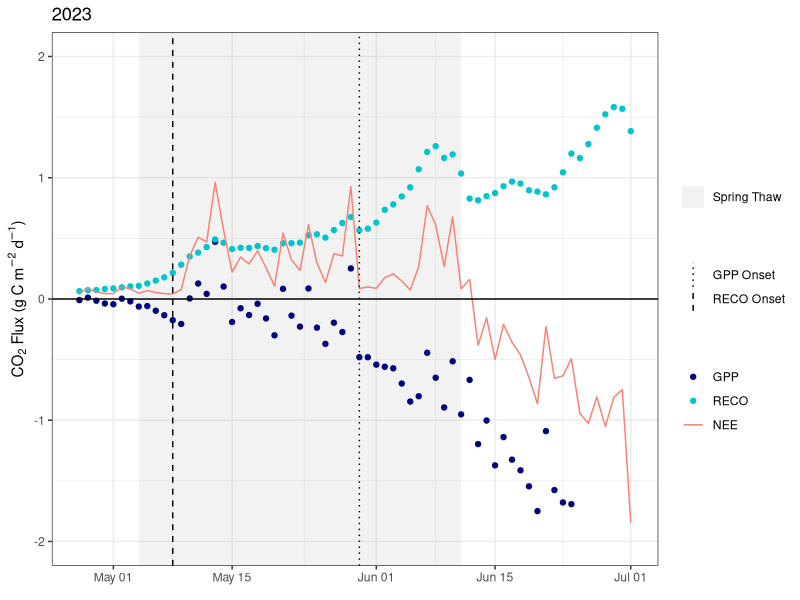
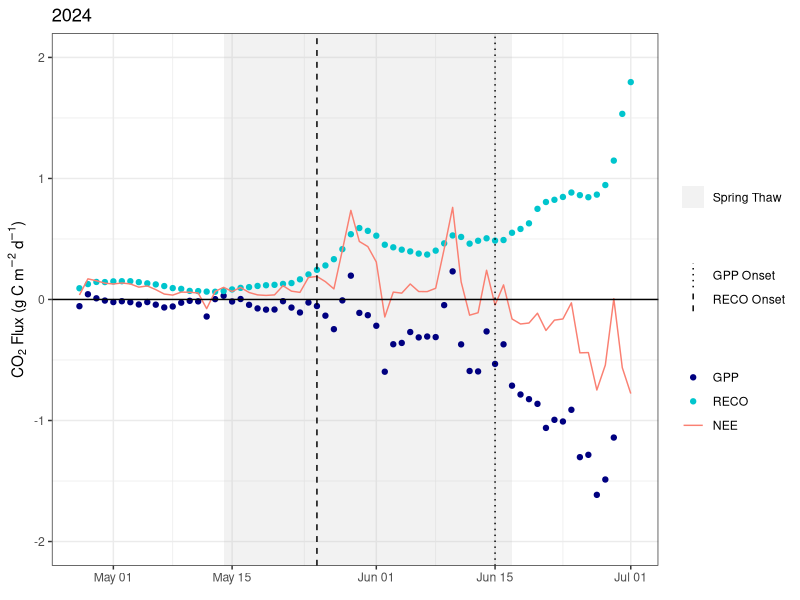
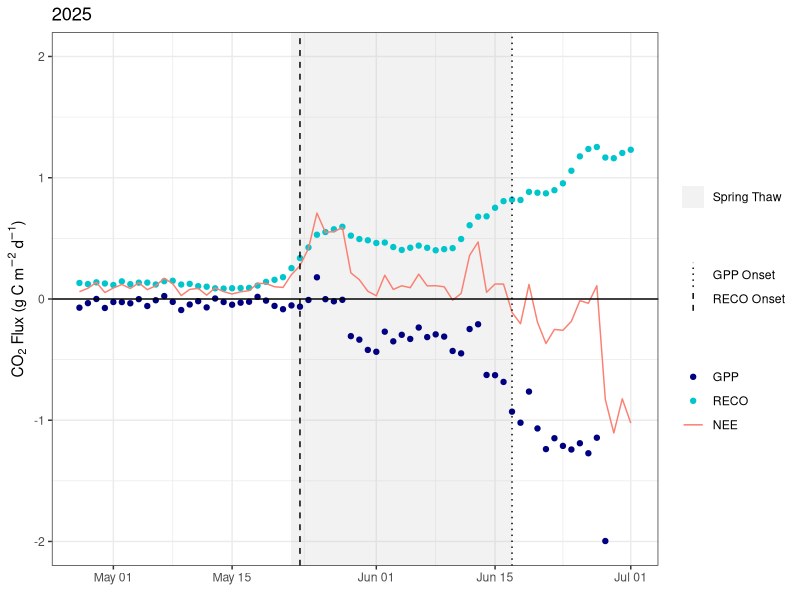
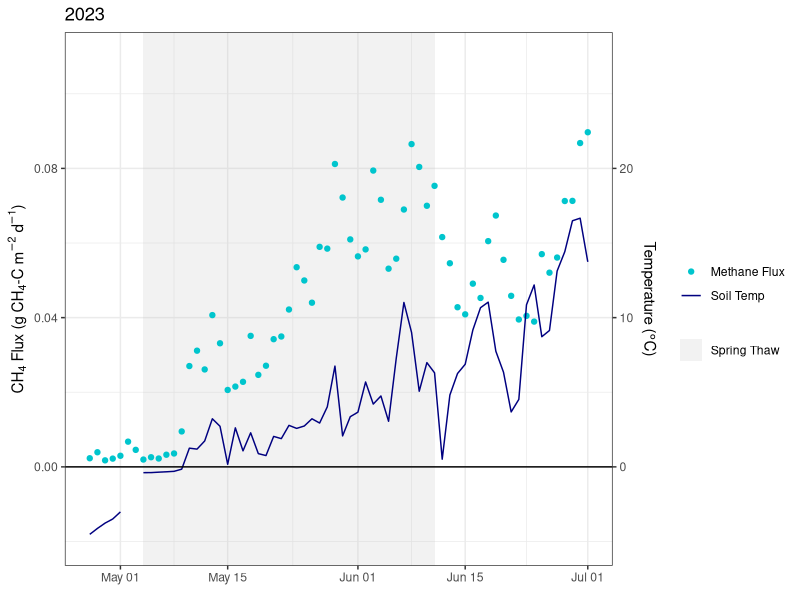
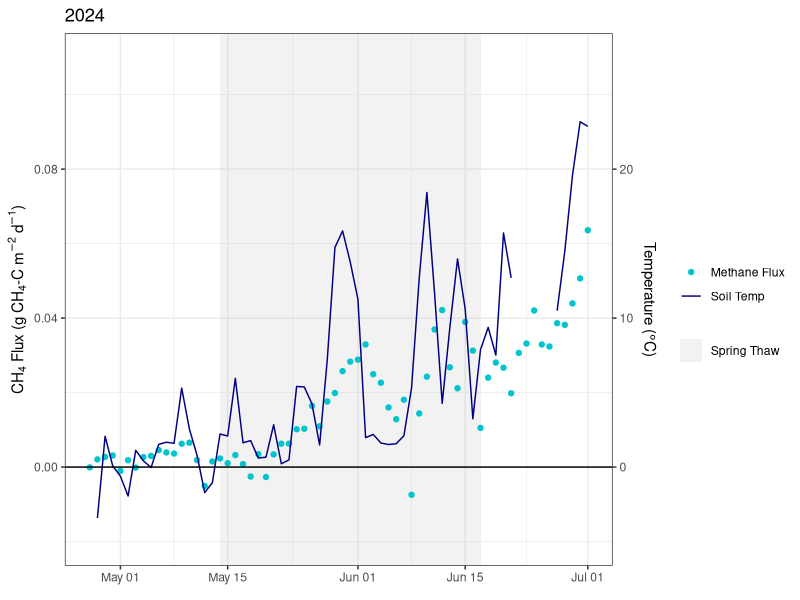
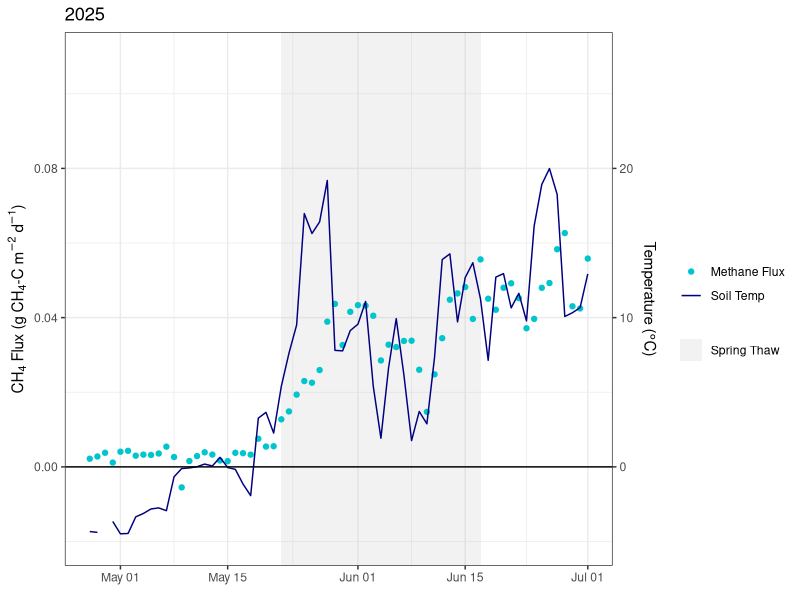

R code for these plots, in order:
## ---- chunk 1
knitr::opts_chunk$set(echo = TRUE)
## ---- chunk 2

rm(list = ls())
Sys.setenv(TZ = "UTC")

library(data.table)
library(ggplot2)
library(lubridate)
library(tidyverse)
library(gridExtra) 
library(patchwork)

## ---- chunk 3

df_avg_23_24 <- fread('./output_files/three_years_daily_avg.csv')

## ---- chunk 4

max_gpp_2023 <- max(df_avg_23_24$GPP_F[df_avg_23_24$season_year == 2023], na.rm = TRUE)
max_gpp_2024 <- max(df_avg_23_24$GPP_F[df_avg_23_24$season_year == 2024], na.rm = TRUE)
max_gpp_2025 <- max(df_avg_23_24$GPP_F[df_avg_23_24$season_year == 2025], na.rm = TRUE)

max_reco_2023 <- max(df_avg_23_24$RECO[df_avg_23_24$season_year == 2023], na.rm = TRUE)
max_reco_2024 <- max(df_avg_23_24$RECO[df_avg_23_24$season_year == 2024], na.rm = TRUE)
max_reco_2025 <- max(df_avg_23_24$RECO[df_avg_23_24$season_year == 2025], na.rm = TRUE)


shade_data_23 <- data.frame(
  xmin = as.Date("2023-05-04"),
  xmax = as.Date("2023-06-11"),
  ymin = -Inf,
  ymax = Inf,
  label = "Spring Thaw"
)

shade_data_24 <- data.frame(
  xmin = as.Date("2024-05-14"),
  xmax = as.Date("2024-06-17"),
  ymin = -Inf,
  ymax = Inf,
  label = "Spring Thaw"
)

shade_data_25 <- data.frame(
  xmin = as.Date("2025-05-22"),
  xmax = as.Date("2025-06-17"),
  ymin = -Inf,
  ymax = Inf,
  label = "Spring Thaw"
)




onset23ts <- ggplot(data = df_avg_23_24, aes(x=date))+
  theme_bw()+
  geom_rect(data = shade_data_23, 
            aes(xmin = xmin, xmax = xmax, ymin = ymin, ymax = ymax, fill = "Spring Thaw"),
            alpha = 0.2, inherit.aes = FALSE)+
  geom_point(aes(y = -GPP_F*60*60*24*(1/1000000)*12, color = "GPP"))+
  geom_point(aes(y = RECO*60*60*24*(1/1000000)*12, color = "RECO")) +
  geom_line(aes(y = FC_F*60*60*24*(1/1000000)*12, color = "NEE"))+
  # geom_line(aes(y = TS_1_0_1*(1/6), color = "Soil Temp"))+
  geom_hline(yintercept=0, col="black")+
  # geom_hline(yintercept=-max_gpp_2023*0.1, col="darkgreen", linetype = "dashed")+
  # geom_hline(yintercept=max_reco_2023*0.1, col="darkgreen", linetype = "dashed")+
  # geom_vline(xintercept = as.Date("2023-05-04"))+
  # geom_vline(xintercept = as.Date("2023-06-11"))+
  geom_vline(aes(xintercept = as.Date("2023-05-30"), linetype = "GPP Onset"))+
  geom_vline(aes(xintercept = as.Date("2023-05-08"), linetype = "RECO Onset"))+
  scale_y_continuous(limits = c(-2, 2), expression('CO'[2]*' Flux (g C'~m^-2~d^-1*')')
                    # ,sec.axis = sec_axis(~ . *6, name = expression('Soil Temp ('*degree*'C)'))
                     )+
  scale_color_manual(name = " ",
            values = c("GPP" = "navy", 
                      "RECO" = "turquoise3", 
                      "NEE" = "salmon", 
                      "Soil Temp" = "mediumorchid"),
            breaks = c("GPP", "RECO", 
              "NEE", "Soil Temp")) +
  scale_fill_manual(name = "", values = c("Spring Thaw" = "gray")) +
  scale_linetype_manual(name = "", values = c("RECO Onset" = "dashed", "GPP Onset"= "dotted"))+
  labs(
    title = expression("2023")
  ) +
  scale_x_date(name = expression(""), limits = as.Date(c('2023-04-27', '2023-07-01')))

onset23ts

onset24ts <- ggplot(data = df_avg_23_24, aes(x=date))+
  theme_bw()+
  geom_rect(data = shade_data_24, 
            aes(xmin = xmin, xmax = xmax, ymin = ymin, ymax = ymax, fill = "Spring Thaw"),
            alpha = 0.2, inherit.aes = FALSE)+
  geom_point(aes(y = -GPP_F*60*60*24*(1/1000000)*12, color = "GPP"))+
  geom_point(aes(y = RECO*60*60*24*(1/1000000)*12, color = "RECO")) +
  geom_line(aes(y = FC_F*60*60*24*(1/1000000)*12, color = "NEE"))+
  # geom_line(aes(y = TS_1_0_1*(1/6), color = "Soil Temp"))+
  geom_hline(yintercept=0, col="black")+
  # geom_hline(yintercept=-max_gpp_2024*0.1, col="darkgreen", linetype = "dashed")+
  # geom_hline(yintercept=max_reco_2024*0.1, col="darkgreen", linetype = "dashed")+
  # geom_vline(xintercept = as.Date("2024-05-14"))+
  # geom_vline(xintercept = as.Date("2024-06-17"))+
  geom_vline(aes(xintercept = as.Date("2024-06-15"), linetype = "GPP Onset"))+
  geom_vline(aes(xintercept = as.Date("2024-05-25"), linetype = "RECO Onset"))+
  scale_y_continuous(limits = c(-2, 2), expression('CO'[2]*' Flux (g C'~m^-2~d^-1*')')
                  #   , sec.axis = sec_axis(~ .*6, name = expression('Soil Temp ('*degree*'C)'))
                     )+
  scale_color_manual(name = " ",
            values = c("GPP" = "navy", 
                      "RECO" = "turquoise3", 
                      "NEE" = "salmon", 
                      "Soil Temp" = "mediumorchid"),
            breaks = c("GPP", "RECO", 
              "NEE", "Soil Temp")) +
  scale_fill_manual(name = "", values = c("Spring Thaw" = "gray")) +
  scale_linetype_manual(name = "", values = c("RECO Onset" = "dashed", "GPP Onset"= "dotted"))+
  labs(
    title = expression("2024")
  ) +
  scale_x_date(name = expression(""), limits = as.Date(c('2024-04-27', '2024-07-01')))

onset24ts

onset25ts <- ggplot(data = df_avg_23_24, aes(x=date))+
  theme_bw()+
  geom_rect(data = shade_data_25, 
            aes(xmin = xmin, xmax = xmax, ymin = ymin, ymax = ymax, fill = "Spring Thaw"),
            alpha = 0.2, inherit.aes = FALSE)+
  geom_point(aes(y = -GPP_F*60*60*24*(1/1000000)*12, color = "GPP"))+
  geom_point(aes(y = RECO*60*60*24*(1/1000000)*12, color = "RECO")) +
  geom_line(aes(y = FC_F*60*60*24*(1/1000000)*12, color = "NEE"))+
  # geom_line(aes(y = TS_1_0_1*(1/6), color = "Soil Temp"))+
  geom_hline(yintercept=0, col="black")+
  # geom_hline(yintercept=-max_gpp_2025*0.1, col="darkgreen", linetype = "dashed")+
  # geom_hline(yintercept=max_reco_2025*0.1, col="darkgreen", linetype = "dashed")+
  geom_vline(aes(xintercept = as.Date("2025-06-17"), linetype = "GPP Onset"))+
  geom_vline(aes(xintercept = as.Date("2025-05-23"), linetype = "RECO Onset"))+
  scale_y_continuous(limits = c(-2, 2), expression('CO'[2]*' Flux (g C'~m^-2~d^-1*')')
                  #   ,sec.axis = sec_axis(~ .*6, name = expression('Soil Temp ('*degree*'C)'))
                     )+
  scale_color_manual(name = " ",
            values = c("GPP" = "navy", 
                      "RECO" = "turquoise3", 
                      "NEE" = "salmon", 
                      "Soil Temp" = "mediumorchid"),
            breaks = c("GPP", "RECO", 
              "NEE", "Soil Temp")) +
  scale_fill_manual(name = "", values = c("Spring Thaw" = "gray")) +
  scale_linetype_manual(name = "", values = c("RECO Onset" = "dashed", "GPP Onset"= "dotted"))+
  labs(
    title = expression("2025")
  ) +
  scale_x_date(name = expression(""), limits = as.Date(c('2025-04-27', '2025-07-01')))

onset25ts


# png(filename = './png/gpponsetts.png',width = 11,height = 6,units = 'in',res = 2000)
# onset23ts / onset24ts / onset25ts + plot_layout(guides = "collect", axis_titles = "collect")
# dev.off()



## ---- chunk 5




springch423ts <- ggplot(data = df_avg_23_24, aes(x=date))+
  theme_bw()+
  geom_rect(data = shade_data_23, 
            aes(xmin = xmin, xmax = xmax, ymin = ymin, ymax = ymax, fill = "Spring Thaw"),
            alpha = 0.2, inherit.aes = FALSE)+
  geom_point(aes(y = FCH4_F*60*60*24*(1/1000000000)*12, color = "Methane Flux"))+
  # geom_line(aes(y = TA * (1/250), color = "Air Temp"))+
  geom_line(aes(y = TS_1_0_1*(1/250), color = "Soil Temp"))+
  geom_hline(yintercept=0, col="black")+
  # geom_vline(xintercept = as.Date("2023-05-04"), linewidth = 0.1)+ #Spring Thaw start 
  # geom_vline(xintercept = as.Date("2023-06-11"), linewidth = 0.1)+ #Spring Thaw end 
  scale_y_continuous(limits = c(-0.02, 0.11), expression('CH'[4]*' Flux (g CH'[4]*'-C'~m^-2~d^-1*')'),
  sec.axis = sec_axis(~ . *250, name = expression('Temperature ('*degree*'C)')))+
  scale_color_manual(name = " ",
            values = c("Methane Flux" = "turquoise3", 
                      "Air Temp" = "salmon", 
                      "Soil Temp" = "navy"),
            breaks = c("Methane Flux", 
              "Air Temp", "Soil Temp")) +  
  scale_fill_manual(values = c("Spring Thaw" = "gray")) +
  guides(fill = guide_legend(title = NULL)) +
  labs(
    title = expression("2023")
  ) +
  scale_x_date(name = expression(""), limits = as.Date(c('2023-04-27', '2023-07-01')))

springch423ts



springch424ts <- ggplot(data = df_avg_23_24, aes(x=date))+
  theme_bw()+
  geom_rect(data = shade_data_24, 
            aes(xmin = xmin, xmax = xmax, ymin = ymin, ymax = ymax, fill = "Spring Thaw"),
            alpha = 0.2, inherit.aes = FALSE) +
  geom_point(aes(y = FCH4_F*60*60*24*(1/1e9)*12, color = "Methane Flux"))+
  # geom_line(aes(y = TA * (1/250), color = "Air Temp"))+
  geom_line(aes(y = TS_1_0_1*(1/250), color = "Soil Temp"))+
  geom_hline(yintercept=0, col="black")+
  # geom_vline(xintercept = as.Date("2024-05-14"), linewidth = 0.1)+
  # geom_vline(xintercept = as.Date("2024-06-17"), linewidth = 0.1)+
  scale_y_continuous(limits = c(-0.02, 0.11), expression('CH'[4]*' Flux (g CH'[4]*'-C'~m^-2~d^-1*')'),
  sec.axis = sec_axis(~ .*250, name = expression('Temperature ('*degree*'C)')))+
  scale_color_manual(name = " ",
            values = c("Methane Flux" = "turquoise3", 
                      "Air Temp" = "salmon", 
                      "Soil Temp" = "navy"),
            breaks = c("Methane Flux", 
              "Air Temp", "Soil Temp")) +
  scale_fill_manual(values = c("Spring Thaw" = "gray")) +
    guides(fill = guide_legend(title = NULL)) +
  labs(
    title = expression("2024")
  ) + 
  scale_x_date(name = expression(""), limits = as.Date(c('2024-04-27', '2024-07-01')))

springch424ts


springch425ts <- ggplot(data = df_avg_23_24, aes(x=date))+
  theme_bw()+
  geom_rect(data = shade_data_25, 
            aes(xmin = xmin, xmax = xmax, ymin = ymin, ymax = ymax, fill = "Spring Thaw"),
            alpha = 0.2, inherit.aes = FALSE) +
  geom_point(aes(y = FCH4_F*60*60*24*(1/1e9)*12, color = "Methane Flux"))+
  # geom_line(aes(y = TA * (1/250), color = "Air Temp"))+
  geom_line(aes(y = TS_1_0_1*(1/250), color = "Soil Temp"))+
  geom_hline(yintercept=0, col="black")+
  # geom_vline(xintercept = as.Date("2025-05-14"), linewidth = 0.1)+
  # geom_vline(xintercept = as.Date("2025-06-17"), linewidth = 0.1)+
  scale_y_continuous(limits = c(-0.02, 0.11), expression('CH'[4]*' Flux (g CH'[4]*'-C'~m^-2~d^-1*')'),
  sec.axis = sec_axis(~ .*250, name = expression('Temperature ('*degree*'C)')))+
  scale_color_manual(name = " ",
            values = c("Methane Flux" = "turquoise3", 
                      "Air Temp" = "salmon", 
                      "Soil Temp" = "navy"),
            breaks = c("Methane Flux", 
              "Air Temp", "Soil Temp")) +
  scale_fill_manual(values = c("Spring Thaw" = "gray")) +
    guides(fill = guide_legend(title = NULL)) +
  labs(
    title = expression("2025")
  ) + 
  scale_x_date(name = expression(""), limits = as.Date(c('2025-04-27', '2025-07-01')))

springch425ts

# png(filename = './png/methanespringts.png',width = 11,height = 6,units = 'in',res = 2000)
# springch423ts / springch424ts / springch425ts + plot_layout(guides = "collect", axis_titles = "collect")
# dev.off()



